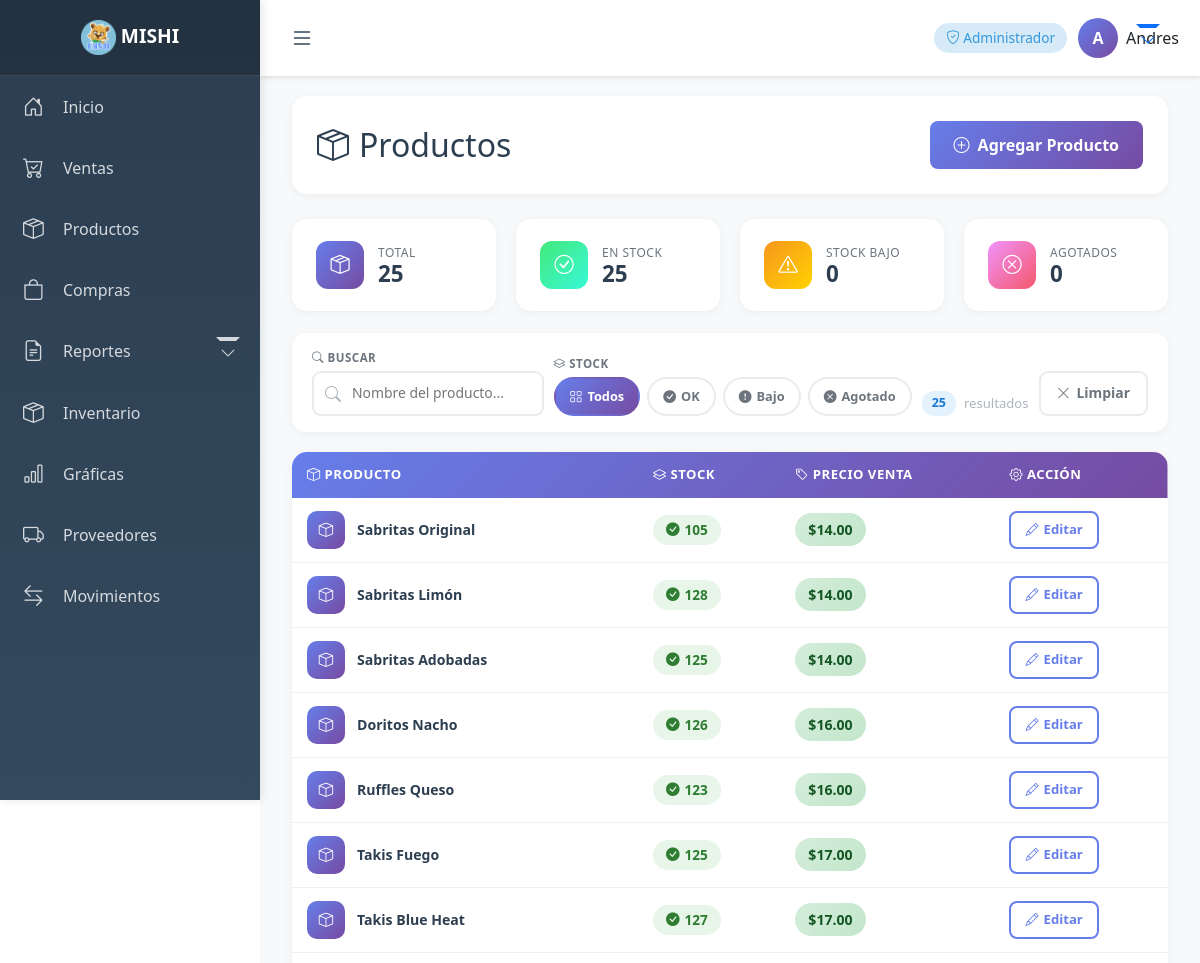
Before: /productos/ (signed in, upper part) with the older database file.
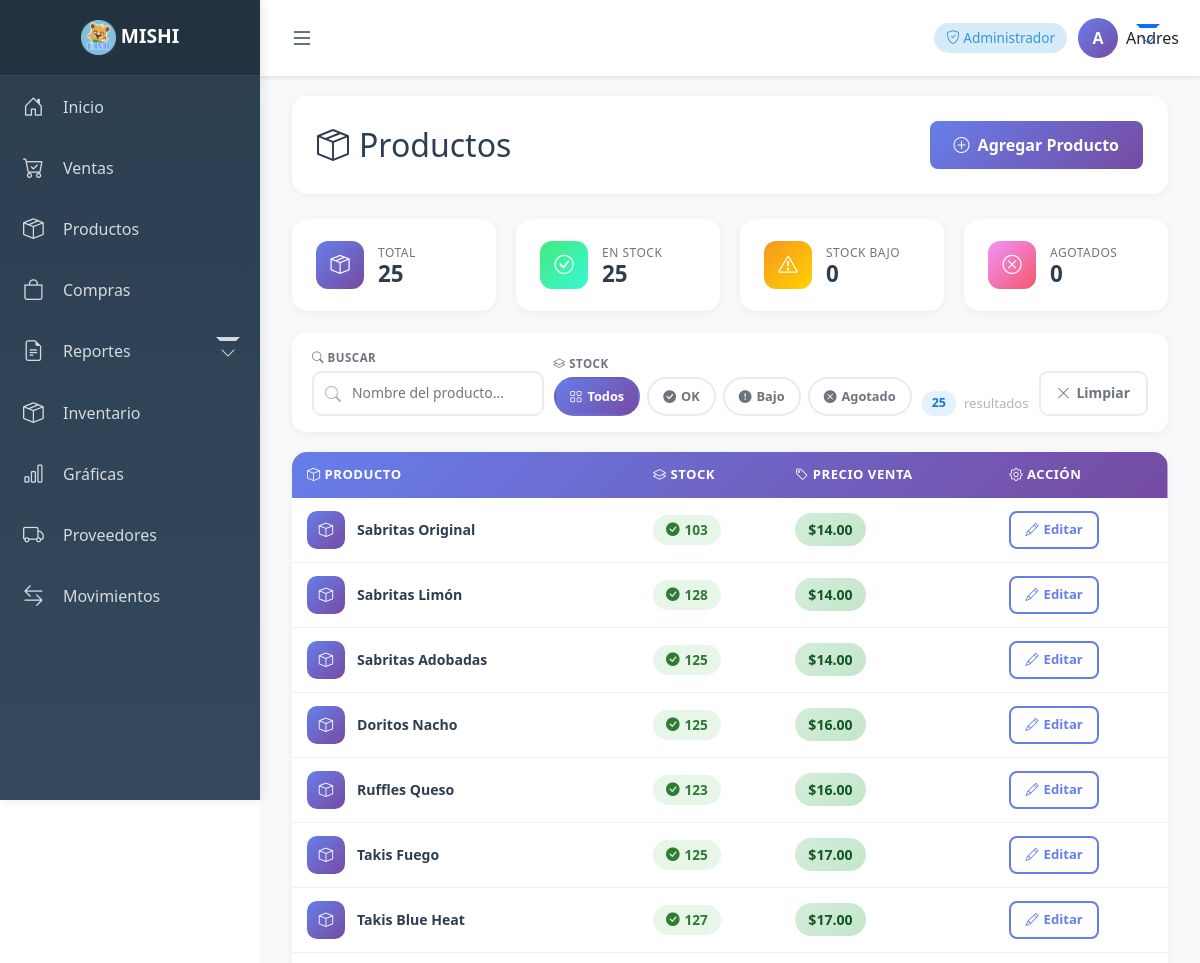
After: the same page with the newer database file.
### productos/models.py (models this page shows, shortened)
class Producto(models.Model): #negocio, nombre, proveedor, precio_venta, stock, codigo, stock_minimo, stock_maximo
    negocio = models.ForeignKey(
        Negocio,
        on_delete=models.CASCADE,
        related_name="productos"
    )
    nombre = models.CharField(max_length=150)
    proveedor = models.ForeignKey(
    Proveedor,
    on_delete=models.CASCADE,
    related_name="productos_proveedor"
)
    precio_venta = models.DecimalField(max_digits=10, decimal_places=2)
    precio_compra = models.DecimalField(max_digits=10, decimal_places=2)
    stock = models.PositiveIntegerField(default=0)
    codigo = models.CharField(max_length=50, blank=True, null=True)
    stock_minimo = models.IntegerField(default=-1)
    stock_maximo = models.IntegerField(default=-1)
    creado_en = models.DateTimeField(auto_now_add=True)

### productos/views.py (the view)
# urls.py: path("", views.lista_productos, name="lista_productos"),
@login_required
def lista_productos(request):
    negocio = get_negocio_activo(request)
    rol = get_rol_usuario(request)
    productos = Producto.objects.filter(negocio=negocio)
    return render(request, "productos/lista_productos.html", {
        "productos": productos,
        "rol": rol
    })

### negocios/utils.py (called while the page is built)
def get_negocio_activo(request):
    negocio_id = request.session.get("negocio_id")
    if negocio_id:
        try:
            return Negocio.objects.filter(id=negocio_id).first()
        except Negocio.DoesNotExist:
            return None
    return None

def get_rol_usuario(request):
    negocio_id = request.session.get("negocio_id")
    if not negocio_id:
        return None
    relacion = UsuarioNegocio.objects.filter(
        usuario=request.user,
        negocio_id=negocio_id
    ).first()
    if relacion:
        return relacion.rol
    return None

### usuarios/context_processors.py (called while the page is built)
def rol_usuario_context(request):
    rol = None
    if request.user.is_authenticated:
        negocio_id = request.session.get("negocio_id")
        if negocio_id:
            relacion = UsuarioNegocio.objects.filter(
                usuario=request.user,
                negocio_id=negocio_id
            ).first()
            if relacion:
                rol = relacion.rol
    return {
        'rol_usuario': rol
    }

### productos/templates/productos/lista_productos.html (shortened to what the changed rows need)
{% extends 'base.html' %}
{% block content %}
<div class="container-fluid">
    <div class="page-header">
        <h2><i class="bi bi-box-seam"></i> Productos</h2>
    </div>
    {% if productos %}
    <div class="table-card">
        <div class="table-responsive">
            <table class="productos-table" id="tablaProductos">
                <thead>
                    <tr>
                        <th><i class="bi bi-box"></i> Producto</th>
                        <th><i class="bi bi-layers"></i> Stock</th>
                        <th class="col-precio"><i class="bi bi-tag"></i> Precio Venta</th>
                        {% if rol == "ADMIN" %}
                        <th class="col-accion"><i class="bi bi-gear"></i> Acción</th>
                        {% endif %}
                    </tr>
                </thead>
                <tbody id="tablaBody">
                    {% for producto in productos %}
                    <tr data-nombre="{{ producto.nombre|lower }}"
                        data-stock-nivel="{% if producto.stock <= 0 %}agotado{% elif producto.stock <= 5 %}bajo{% else %}ok{% endif %}">
                        <td class="td-nombre">
                            <div class="product-cell">
                                <div class="product-icon"><i class="bi bi-box"></i></div>
                                <span class="product-name">{{ producto.nombre }}</span>
                            </div>
                        </td>
                        <td data-label="Stock">
                            {% if producto.stock <= 0 %}
                                <span class="stock-badge stock-empty">
                                    <i class="bi bi-x-circle-fill"></i> Agotado
                                </span>
                            {% elif producto.stock <= 5 %}
                                <span class="stock-badge stock-low">
                                    <i class="bi bi-exclamation-circle-fill"></i> {{ producto.stock }} — Bajo
                                </span>
                            {% else %}
                                <span class="stock-badge stock-ok">
                                    <i class="bi bi-check-circle-fill"></i> {{ producto.stock }}
                                </span>
                            {% endif %}
                        </td>
                        <td class="col-precio" data-label="Precio">
                            <span class="price-badge">${{ producto.precio_venta|floatformat:2 }}</span>
                        </td>
                        {% if rol == "ADMIN" %}
                        <td class="td-accion col-accion">
                            <a href="{% url 'editar_producto' producto.id %}" class="btn-edit">
                                <i class="bi bi-pencil"></i> Editar
                            </a>
                        </td>
                        {% endif %}
                    </tr>
                    {% endfor %}
                </tbody>
            </table>
        </div>
    </div>
    {% endif %}
</div>
{% endblock %}

Changed rows visible on the page:
changed Producto "Sabritas Original": stock "105" → "103"
changed Producto "Doritos Nacho": stock "126" → "125"
